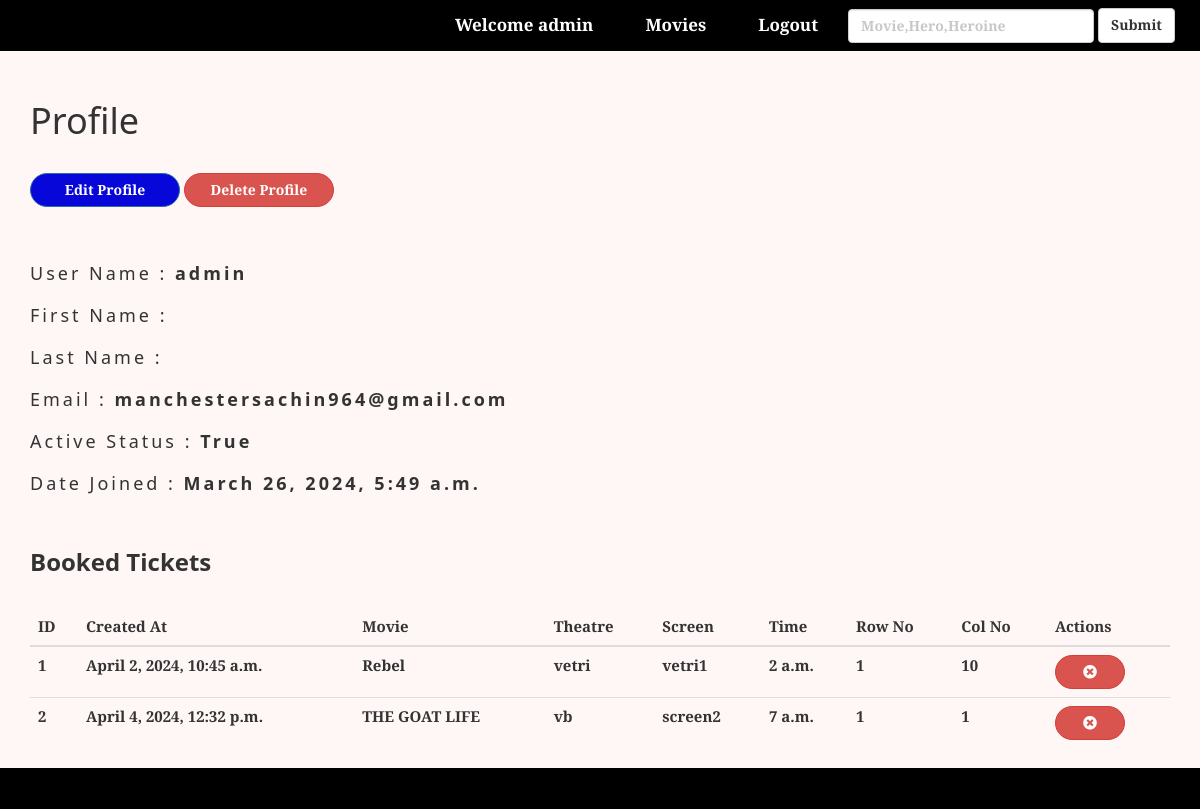
/accounts/1/admin/ (signed in), run on the app's committed database.
### main/models.py (models this page shows, shortened)
class booking1(models.Model):
    name = models.CharField(max_length=50)
    age = models.PositiveSmallIntegerField(null=False)
    phonenumber=models.IntegerField(default=None)
    created_at = models.DateTimeField(auto_now_add=True, db_index=True)
    updated_at = models.DateTimeField(auto_now=True)
    row_num = models.PositiveSmallIntegerField(null=False, blank=False)
    col_num = models.PositiveSmallIntegerField(null=False, blank=False)
    show = models.ForeignKey(show, related_name="booking1_movie", null=False, on_delete=models.CASCADE)
    user = models.ForeignKey(User, related_name="booking1_show", null=False, default=None, on_delete=models.CASCADE)
    status = models.IntegerField(choices=TICKET_STATUS_CHOICES, default=1)
    session = models.CharField(blank=False, null=False, max_length=200)
    class Meta:
        unique_together=('show','row_num','col_num')

### dashboard/models.py (models this page shows, shortened)
class show(models.Model) :
    date = models.DateField()
    time = models.TimeField()
    price = models.IntegerField()
    screen = models.ForeignKey(screen,related_name="show_screen",on_delete=models.CASCADE)
    theatre = models.ForeignKey(theatre,related_name="show_theatre",on_delete=models.CASCADE)
    movie = models.ForeignKey(movie,related_name="show_movie",on_delete=models.CASCADE)

class movie(models.Model) :
    name = models.CharField(max_length=50)
    hero = models.CharField(max_length=30)
    heroine = models.CharField(max_length=30)
    director = models.CharField(max_length=30)
    genre = models.CharField(max_length=150,help_text='Seperate genre with spaces',null=True)
    language = models.CharField(max_length=150,help_text='Seperate language with spaces',null=True)
    description = models.TextField(default='Description Text')
    release_date = models.DateField(help_text='mm/dd/yyyy')
    runtime_in_minutes = models.IntegerField(validators=[MaxValueValidator(200)])
    trailer = models.CharField(max_length=1000)
    thumbnail_image = models.ImageField(upload_to='movie_thumbs')
    slideshow_image = models.ImageField(upload_to='movie_thumbs',default='true')

class theatre(models.Model) :
    name = models.CharField(max_length=30)
    address = models.CharField(max_length=100)
    phone = models.BigIntegerField()
    theatre_manager = models.ForeignKey(theatre_manager,related_name="theatre",on_delete=models.CASCADE)

class screen(models.Model) :
    name = models.CharField(max_length=20)
    no_of_rows = models.IntegerField(validators=[MaxValueValidator(75)])
    no_of_columns = models.IntegerField(validators=[MaxValueValidator(50)])
    theatre = models.ForeignKey(theatre,related_name="screen",on_delete=models.CASCADE)

### main/views.py (the view)
# urls.py: re_path(r'^accounts/(?P<pk>\d+)/(?P<user>[\w.@+-]+)/$', views.account.as_view(), name="accounts"),
class account(LoginRequiredMixin, DetailView):
    def get_context_data(self, **kwargs):
        context = super().get_context_data(**kwargs)
        user_id = self.kwargs['pk']
        username = self.kwargs['user']
        u = get_object_or_404(User, pk=user_id)
        context['tickets_booked'] = booking1.objects.filter(user=u)
        if u.username == username:
            context['test'] = username
            return context
    context_object_name = 'user'
    model = models.User
    template_name = 'main/account.html'

### main/templates/main/account.html (shortened to what this page needs)
{% extends 'main/layout.html' %}
{% load static %}
{% block content %}
{% if test %}
<div class="container">
    <h1>Profile</h1><br>
    <a href="{% url 'main:accounts-update' pk=user.id %}"><button class="btn btn-primary">Edit Profile</button></a>
    <a href="{% url 'main:accounts-delete' pk=user.id %}"><button class="btn btn-danger">Delete Profile</button></a>
</div>
<div class="container" id="profile" style="margin-top: 40px;margin-bottom: 30px;">
    <h4>User Name : <strong>{{ user.username }}</strong></h4>
    <h4>First Name : <strong>{{ user.first_name }}</strong></h4>
    <h4>Last Name : <strong>{{ user.last_name }}</strong></h4>
    <h4>Email : <strong>{{ user.email }}</strong></h4>
    <h4>Active Status : <strong>{{ user.is_active }}</strong></h4>
    <h4>Date Joined : <strong>{{ user.date_joined }}</strong></h4>
</div>
<div class="container">
    <h3><strong>Booked Tickets</strong></h3></br>
        <table class="table table-hover">
                <thead>
                  <tr>
                    <th>ID</th>
                    <th>Created At</th>
                    <th>Movie</th>
                    <th>Theatre</th>
                      <th>Screen</th>
                      <th>Time</th>
                    <th>Row No</th>
                    <th>Col No</th>
                    <th>Actions</th>
                  </tr>
                </thead>
                <tbody>
                  {% for t in tickets_booked %}
                  <tr>
                    <td>{{ forloop.counter }}</td>
                    <td>{{ t.created_at }}</td>
                    <td>{{ t.show.movie.name }}</td>
                    <td>{{ t.show.theatre.name }}</td>
                    <td>{{ t.show.screen.name }}</td>
                    <td>{{ t.show.time }}</td>
                      <td>{{ t.row_num }}</td>
                    <td>{{ t.col_num }}</td>
                    <td><a href="{% url 'main:cancel_ticket' pk=t.id  %}"><button class="btn btn-danger" style="width:70px;"> <i class="fas fa-times-circle"></i></button></a></td>
                  </tr>
                  {% endfor %}
                </tbody>
              </table>
</div>
{% else %}
<div class="container" style="margin-top : 30px;margin-bottom:60px;">
    <img src="{% static 'image/404.png' %}" alt="404 page" class="img img-responsive center-block" />
</div>
{% endif %}
{% endblock %}

### main/templates/main/layout.html (shortened to what this page needs)
<!DOCTYPE html>
<html lang="en">
{% load static %}
<head>
  <link rel="stylesheet" type="text/css" href="{% static 'css/bootstrap.min.css' %}">
  <link rel="stylesheet" type="text/css" href="{% static 'css/w3.css' %}">
  <link rel="stylesheet" href="https://use.fontawesome.com/releases/v5.8.1/css/all.css"
>
  <link rel="stylesheet" type="text/css" href="{% static 'css/main.css' %}">
</head>
<body style="background-color:rgb(255, 246, 246)">
    <nav class="navbar navbar-inverse navbar-static-top hidden-sm hidden-xs" id="navigation_bar">
      <div class="container-fluid">
        <div class="navbar-header">
          <a class="navbar-brand" href="{% url 'main:index' %}" style="color: rgb(255, 255, 255);"><strong>
        </div>
        <div class="collapse navbar-collapse" id="myNavbar">
          <ul class="nav navbar-nav navbar-right " style="text-align: center;margin-right : 10px;">
            {% if user.is_authenticated %}
              <br>
              <li><a href="{% url 'main:accounts' pk=user.id user=user.username %}"><span class="glyphicon glyphicon-fire" style="color: white;"></span><strong>Welcome {{ user.username }}</strong></a></li>
          {% endif %}
          <li><a href="{% url 'main:movies' %}"><strong><span class="glyphicon glyphicon-fire" style="color: white;"></span>&nbsp;
                Movies</strong></a></li>
          {% if user.is_authenticated %}
          <li><a href="{% url 'main:logout' %}"><strong><span class="glyphicon glyphicon-log-in"></span>&nbsp; Logout</strong></a></li>
          {% else %}
          <li><a href="{% url 'main:signup' %}"><strong><span class="glyphicon glyphicon-user"></span>&nbsp;Signup</strong></a></li>
          <li><a href="{% url 'login' %}"><strong><span class="glyphicon glyphicon-log-in"></span>&nbsp; Login</strong></a></li>
          {% endif %}
            <form class="navbar-form navbar-right" action="{% url 'main:search' %}" method="POST">
              <div class="form-group">
                <input type="text" class="form-control" placeholder="Movie,Hero,Heroine" name="search" >
              </div>
              <button type="submit" class="btn btn-default"><strong>Submit</strong></button>
            </form>
          </ul>
        </div>
      </div>
    </nav>
    {% block content %}
    {% endblock %}
    <div class="container-fluid" style="background-color: rgb(0,0,0);padding-top: 40px;">
      </div>
    </body>
    </html>

### static/css/w3.css (style rules this page uses)
html { box-sizing:border-box }
*,*:before,*:after { box-sizing:inherit }
html { -ms-text-size-adjust:100%;-webkit-text-size-adjust:100% }
body { margin:0 }
article,aside,details,figcaption,figure,footer,header,main,menu,nav,section,summary { display:block }
a { background-color:transparent;-webkit-text-decoration-skip:objects }
button,input,select,textarea { font:inherit;margin:0 }
button,input { overflow:visible }
button,select { text-transform:none }
button,html [type=button],[type=reset],[type=submit] { -webkit-appearance:button }
html,body { font-family:Verdana,sans-serif;font-size:15px;line-height:1.5 }
html { overflow-x:hidden }
h1 { font-size:36px }
h3 { font-size:24px }
h4 { font-size:20px }
h1,h2,h3,h4,h5,h6 { font-family:"Segoe UI",Arial,sans-serif;font-weight:400;margin:10px 0 }
a { color:inherit }

### static/css/main.css (style rules this page uses)
* { margin: 0; padding: 0; border: 0; }
body { font-family: 'Bitter', serif; }
#myNavbar > ul > li > a { font-size: 17px; color : rgb(255,255,255); }
#navigation_bar { background-color : rgb(0,0,0); border : none; }
.navbar-brand,.footer-brand { font-size: 20px; letter-spacing: 3px; }

### main/templates/main/account.html (style rules this page uses)
.btn-primary { color: rgb(255, 255, 255); background-color: rgb(7, 7, 218); border-radius: 2rem; width: 150px; font-weight: 700; }
.btn-danger { font-weight: 700; border-radius: 2rem; width: 150px; }
h4 { letter-spacing: 3px; line-height : 32px; font-size: 18px; }

### data on the page
booking1: created_at "April 2, 2024, 10:45 a.m.", show.movie.name "Rebel", show.theatre.name "vetri", show.screen.name "vetri1", show.time "2 a.m.", row_num "1", col_num "10"
booking1: created_at "April 4, 2024, 12:32 p.m.", show.movie.name "THE GOAT LIFE", show.theatre.name "vb", show.screen.name "screen2", show.time "7 a.m.", row_num "1", col_num "1"

### other printed values
{{ user.username }} "admin"
{{ user.email }} "manchestersachin964@gmail.com"
{{ user.is_active }} "True"
{{ user.date_joined }} "March 26, 2024, 5:49 a.m."
